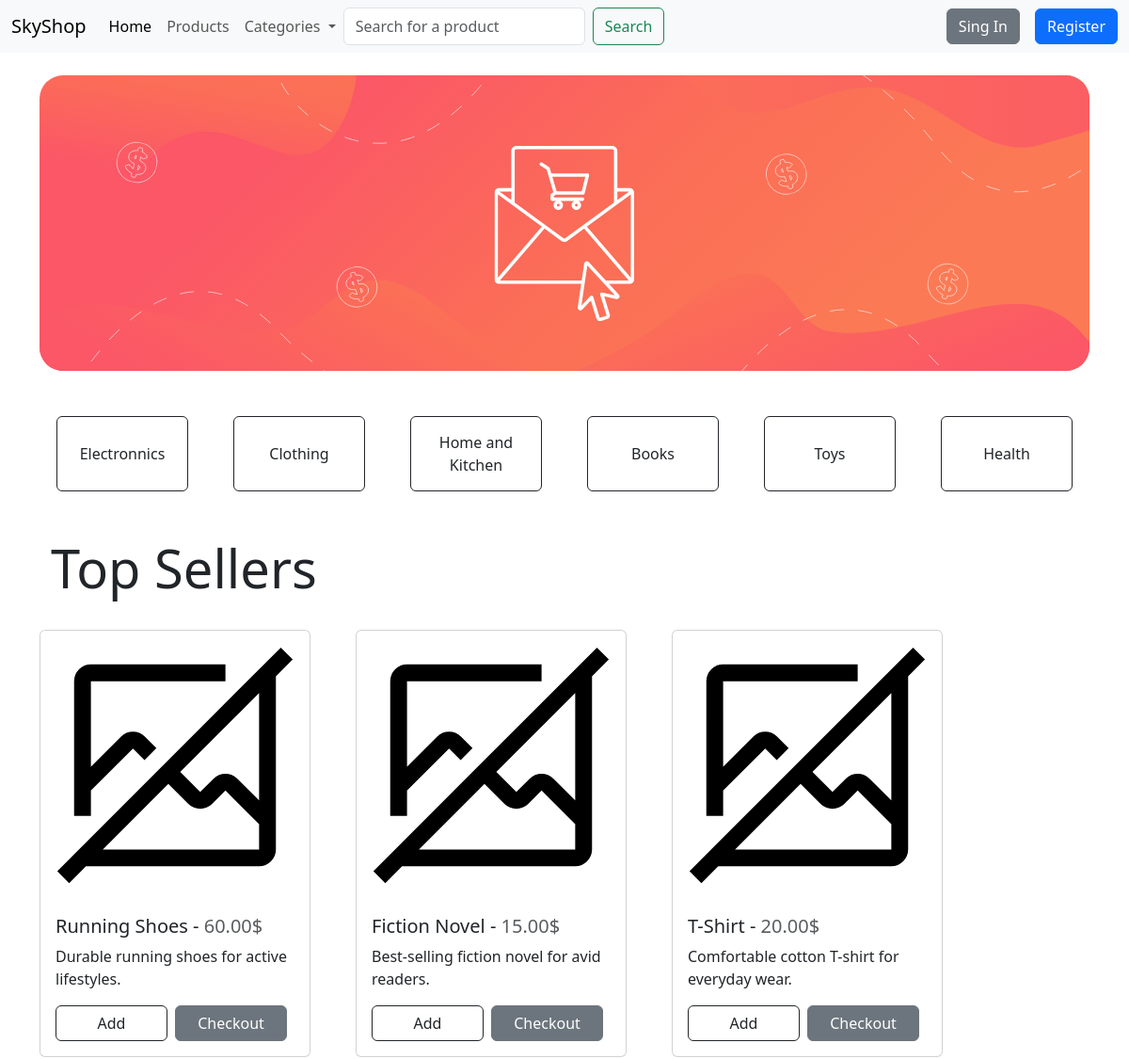
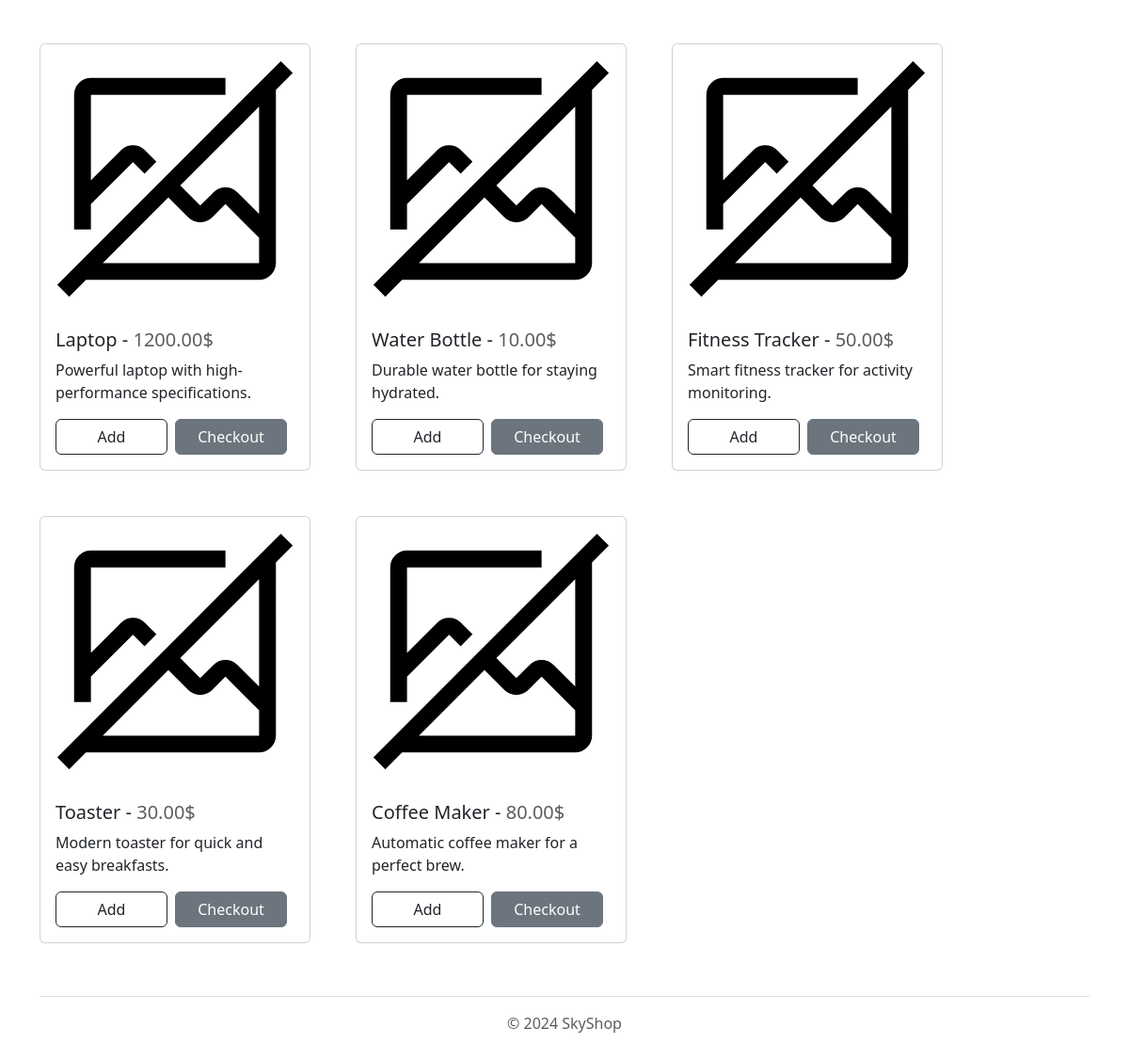
The page / on the database its author committed (2 pictures, top to bottom).
### store/models.py (models this page shows, shortened)
class Category(models.Model):
    name = models.CharField(max_length=100, unique=True)

class Product(models.Model):
    title = models.CharField(max_length=100, unique=True)
    description = models.TextField()
    price = models.DecimalField(max_digits=10, decimal_places=2)
    category = models.ForeignKey(Category, on_delete=models.CASCADE)
    image = models.ImageField(upload_to='products', null=True, blank=True)
    quantity = models.PositiveIntegerField()
    discount = models.PositiveIntegerField(null=True, blank=True)
    sales_count = models.PositiveIntegerField(default=0)

### store/views.py (the view)
# urls.py: path('', HomePage.as_view(), name='store-home'),
class HomePage(ListView):
    template_name = 'home.html'
    queryset = Product.objects.all().order_by('-sales_count')[0:8]

### store/context_processor.py (called while the page is built)
def categories_context(request):
    categories = Category.objects.all()
    return {'categories': categories}

### store/templates/home.html (shortened to what this page needs)
{% extends 'base.html' %}
{% load static %}
{% block content %}
<div class="pt-4 mb-4">
        <img style="border-radius: 25px;" class="w-100" src="{% static 'images/welcome.svg' %}" />
</div>
<ul class="nav justify-content-center gap-5 mt-5">
    {% for category in categories %}
    <li>
        <a style="width: 140px; height: 80px;" class="btn btn-outline-dark d-flex justify-content-center align-items-center" href="{% url 'products' %}?category={{ category.id }}">{{category.name}}</a>
    </li>
    {% endfor %}
</ul>
<div class="jumbotron jumbotron-fluid mt-5 mb-2">
  <div class="container">
    <h1 class="display-4">Top Sellers</h1>
  </div>
</div>
<div class="d-flex w-100 m-auto justify-content-start align-items-center flex-wrap gap-5 pt-4">
    {% for product in object_list %}
        <div class="card" style="width: 18rem;">
            <img src="{% static 'images/no-image.svg' %}" class="card-img-top" alt="...">
            <div class="card-body">
            <h5 class="card-title">{{product.title}} - <span class="text-muted">{{product.price}}$</span></h5>
            <p class="card-text">{{product.description}}</p>
            <div class="d-grid gap-2 d-md-flex justify-content-md-start">
                <button class="btn btn-outline-dark w-50" type="button">Add</button>
                <button class="btn btn-secondary me-md-2 w-50" type="button">Checkout</button>
              </div>
            </div>
        </div>
    {% endfor %}
</div>
{% endblock %}

### rows shown on the page
Category: {{ category.id }} 1 (drawn), name "Electronnics"
Category: name "Clothing"
Category: name "Home and Kitchen"
Category: name "Books"
Category: name "Toys"
Category: name "Health"
Product: title "Running Shoes", price "60.00", description "Durable running shoes for active lifestyles."
Product: title "Fiction Novel", price "15.00", description "Best-selling fiction novel for avid readers."
Product: title "T-Shirt", price "20.00", description "Comfortable cotton T-shirt for everyday wear."
Product: title "Laptop", price "1200.00", description "Powerful laptop with high-performance specifications."
Product: title "Water Bottle", price "10.00", description "Durable water bottle for staying hydrated."
Product: title "Fitness Tracker", price "50.00", description "Smart fitness tracker for activity monitoring."
Product: title "Toaster", price "30.00", description "Modern toaster for quick and easy breakfasts."
Product: title "Coffee Maker", price "80.00", description "Automatic coffee maker for a perfect brew."
